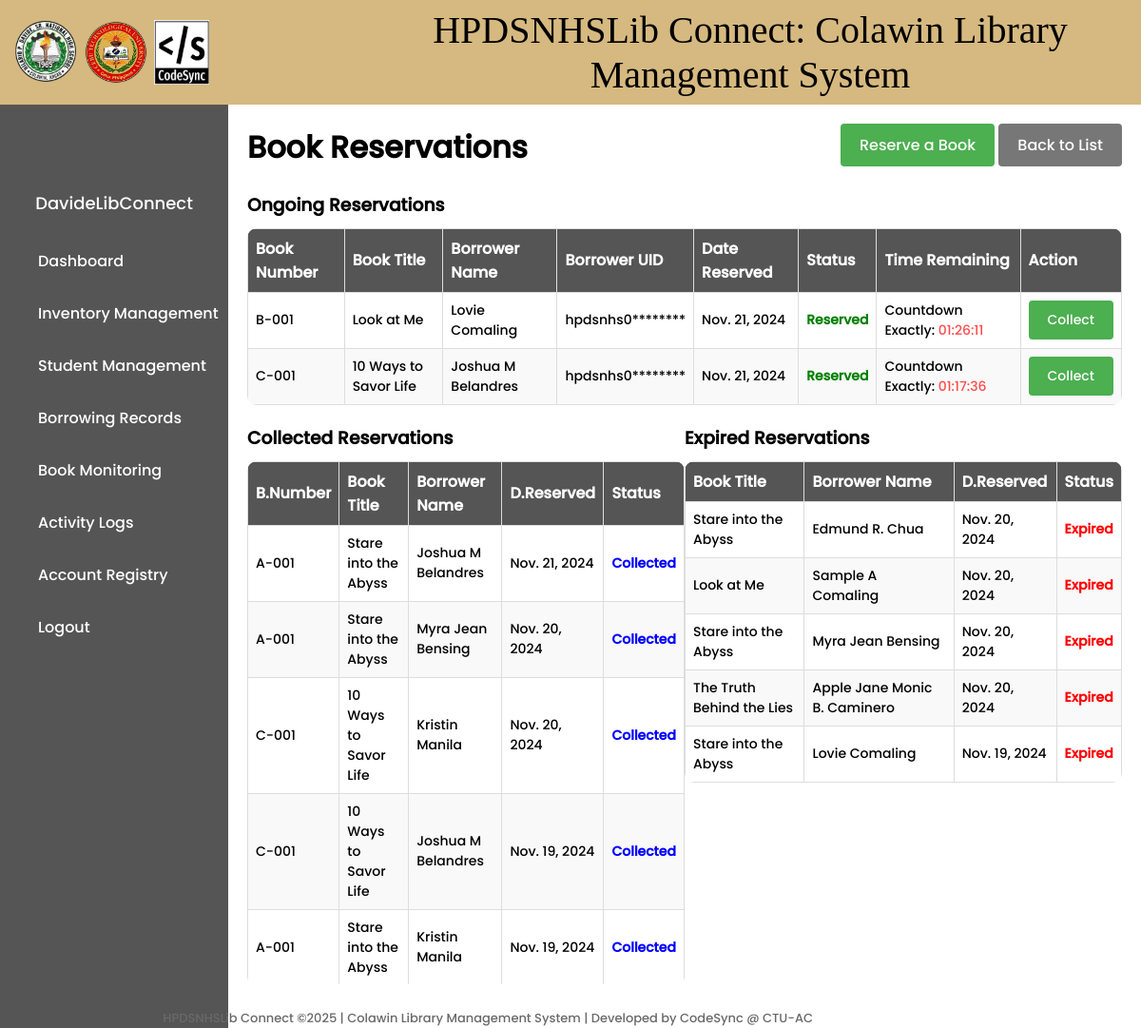
Page /reservation-list/ (signed in) on the earlier database version.
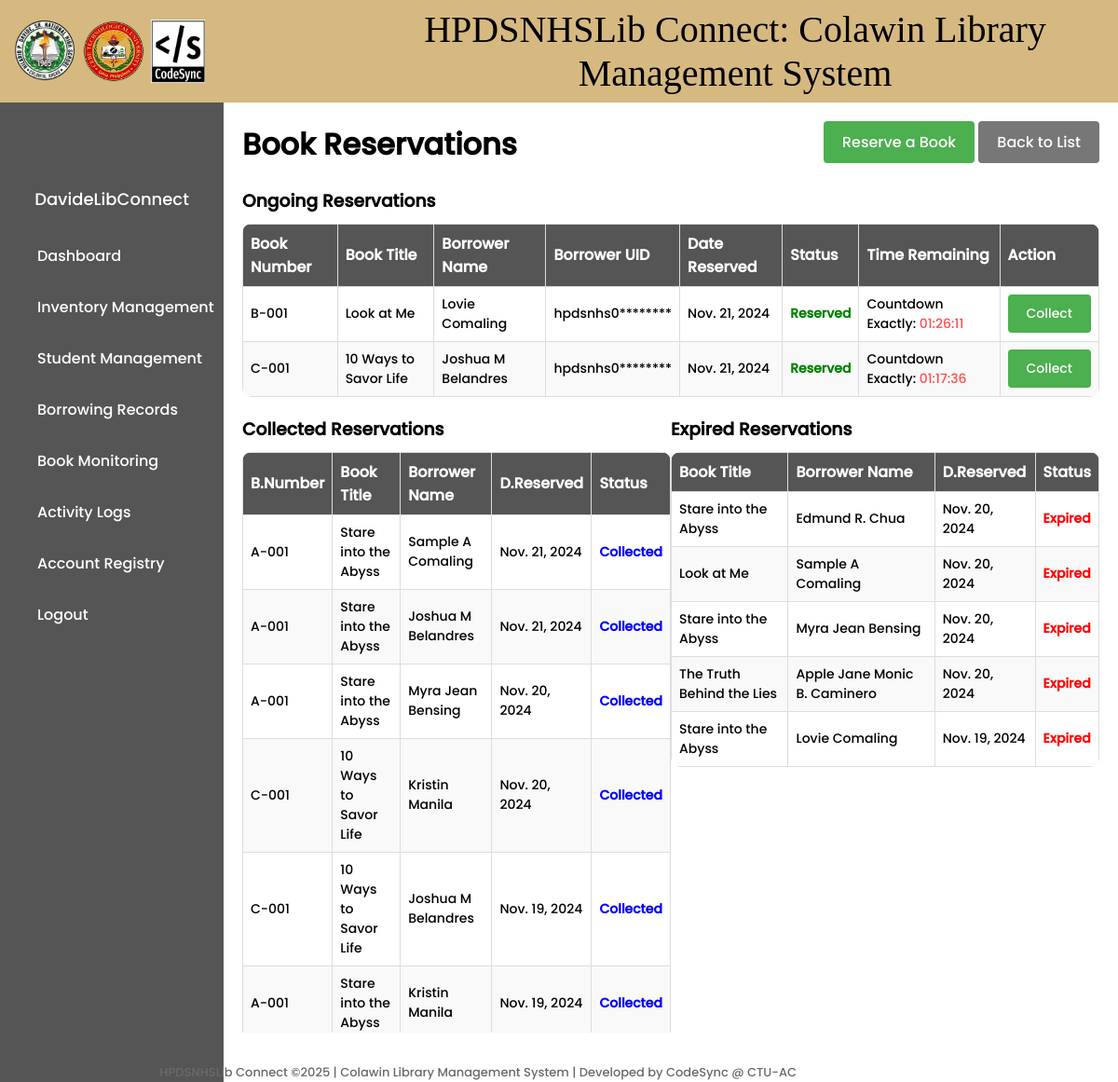
Same page on the later database version.
### library/models.py (models this page shows, shortened)
class BookReservation(models.Model):
    reservation_number = models.AutoField(primary_key=True)
    book_number = models.CharField(max_length=20, blank=True)
    book_title = models.CharField(max_length=200, blank=True)
    author = models.CharField(max_length=200, blank=True)
    borrower_uid_number = models.CharField(max_length=20)
    borrower_name = models.CharField(max_length=100, blank=True)
    reservation_date = models.DateTimeField(auto_now_add=True)
    collected_date = models.DateTimeField(blank=True, null=True)
    due_date = models.DateTimeField(blank=True, null=True)
    librarian_name = models.CharField(max_length=100, blank=True)
    status = models.CharField(max_length=50, default='Reserved')
    penalty = models.CharField(max_length=255, blank=True, null=True)
    def save(self, *args, **kwargs):
        if self.book_number:
            try:
                book = BookInventory.objects.get(book_number=self.book_number)
                self.book_title = book.book_title
                self.author = book.author
            except BookInventory.DoesNotExist:
                self.book_title = ""
                self.author = ""
        if self.borrower_uid_number:
            try:
                borrower = Borrower.objects.get(borrower_uid=self.borrower_uid_number)
                self.borrower_name = borrower.borrower_name
            except Borrower.DoesNotExist:
                self.borrower_name = ""
        super().save(*args, **kwargs)

### library/views.py (the view)
# urls.py: path('reservation-list/', views.reservation_list, name='reservation-list'),
@login_required
def reservation_list(request):
    expire_reservations()
    reservations = BookReservation.objects.all()
    ongoing_reservations = reservations.filter(status='Reserved')
    collected_reservations = reservations.filter(status='Collected').order_by('-reservation_date')
    expired_reservations = reservations.filter(status='Expired')
    for reservation in ongoing_reservations:
        reservation.time_remaining = max(
            timedelta(hours=24) - (now() - reservation.reservation_date),
            timedelta(0)
        )
    ongoing_reservations = sorted(
        ongoing_reservations,
        key=lambda x: x.reservation_date,
        reverse=True
    )
    expired_reservations = sorted(
        expired_reservations,
        key=lambda x: x.reservation_date,
        reverse=True
    )
    context = {
        'ongoing_reservations': ongoing_reservations,
        'collected_reservations': collected_reservations,
        'expired_reservations': expired_reservations,
    }
    return render(request, 'library/reservation_list.html', context)

### library/context_processors.py (called while the page is built)
def navbar_context(request):
    username = None
    if request.user.is_authenticated:
        username = request.user.username
    return {'username': username}

### library/models.py (called while the page is built, shortened)
    def save(self, *args, **kwargs):
        if not self.qr_code:
            qr_code_file = generate_qr_code(self.book_number)
            self.qr_code.save(f"{self.book_number}.png", qr_code_file, save=False)
        super().save(*args, **kwargs)

### library/views.py (called while the page is built)
def expire_reservations():
    expired_reservations = BookReservation.objects.filter(
        status='Reserved',
        reservation_date__lt=now() - timedelta(hours=24)
    )
    for reservation in expired_reservations:
        try:
            book = BookInventory.objects.get(book_number=reservation.book_number)
            book.status = 'Available'
            book.save()
        except BookInventory.DoesNotExist:
            pass
        reservation.status = 'Expired'
        reservation.save()

### library/templates/library/reservation_list.html (shortened to what the changed rows need)
{% extends 'main.html' %}
{% load static %}
{% block content %}
<!DOCTYPE html>
<html>
<head>
</head>
<body>
    <div class="main-content">
        <div style="display: flex; flex-direction: row; justify-content: space-between;">
        <h1>Book Reservations</h1>
        </div>
        <div class="table-container">
            <div class="table-wrapper" style="width: 100%;">
                <table>
                    <thead>
                        <tr>
                            <th>Book Number</th>
                            <th>Book Title</th>
                            <th>Borrower Name</th>
                            <th>Borrower UID</th>
                            <th>Date Reserved</th>
                            <th>Status</th>
                            <th>Time Remaining</th>
                            <th>Action</th>
                        </tr>
                    </thead>
                    <tbody>
                        {% for reservation in ongoing_reservations %}
                            <tr class="reserved-row">
                                <td>{{ reservation.book_number }}</td>
                                <td>{{ reservation.book_title }}</td>
                                <td>{{ reservation.borrower_name }}</td>
                                <td class="borrower-uid">{{ reservation.borrower_uid_number }}</td>
                                <td>{{ reservation.reservation_date.date }}</td>
                                <td><span class="status reserved">{{ reservation.status }}</span></td>
                                <td>
                                    Countdown Exactly: <span class="countdown" data-time-remaining="{{ reservation.time_remaining.total_seconds }}" style="color: #ff4d4d;"></span>
                                </td>
                                <td>
                                    <button onclick="openValidationModal('{{ reservation.reservation_number }}')" class="btn-save">
                                        Collect
                                    </button>
                                </td>
                            </tr>
                        {% empty %}
                            <tr>
                                <td colspan="8" style="text-align: center;">No ongoing reservations found.</td>
                            </tr>
                        {% endfor %}
                    </tbody>
                </table>
            </div>
        </div>
        <div class="table-container">
            <div class="table-wrapper" style="width: 50%; float: left;">
                <table>
                    <thead>
                        <tr>
                            <th>B.Number</th>
                            <th>Book Title</th>
                            <th>Borrower Name</th>
                            <th>D.Reserved</th>
                            <th>Status</th>
                        </tr>
                    </thead>
                    <tbody>
                        {% for reservation in collected_reservations %}
                            {% if reservation.status == 'Collected' %}
                                <tr class="collected-row">
                                    <td>{{ reservation.book_number }}</td>
                                    <td>{{ reservation.book_title }}</td>
                                    <td>{{ reservation.borrower_name }}</td>
                                    <td>{{ reservation.reservation_date.date }}</td>
                                    <td>
                                        <span class="status collected">{{ reservation.status }}</span>
                                    </td>
                                </tr>
                            {% endif %}
                        {% empty %}
                            <tr>
                                <td colspan="4" style="text-align: center;">No collected reservations found.</td>
                            </tr>
                        {% endfor %}
                    </tbody>
                </table>
            </div>
            <div class="table-wrapper" style="width: 50%; float: left;">
                <table>
                    <thead>
                        <tr>
                            <th>Book Title</th>
                            <th>Borrower Name</th>
                            <th>D.Reserved</th>
                            <th>Status</th>
                        </tr>
                    </thead>
                    <tbody>
                        {% for reservation in expired_reservations %}
                            <tr class="cancelled-row">
                                <td>{{ reservation.book_title }}</td>
                                <td>{{ reservation.borrower_name }}</td>
                                <td>{{ reservation.reservation_date.date}}</td>
                                <td><span class="status cancelled">{{ reservation.status }}</span></td>
                            </tr>
                        {% empty %}
                            <tr>
                                <td colspan="5" style="text-align: center;">No expired reservations found.</td>
                            </tr>
                        {% endfor %}
                    </tbody>
                </table>
            </div>
        </div>
    </div>
</body>
</html>
{% endblock %}

Differences in the rows shown:
added BookReservation: book_number "A-001", book_title "Stare into the Abyss", borrower_name "Sample A Comaling", reservation_date "Nov. 21, 2024", status "Collected", shown under "Collected Reservations"
